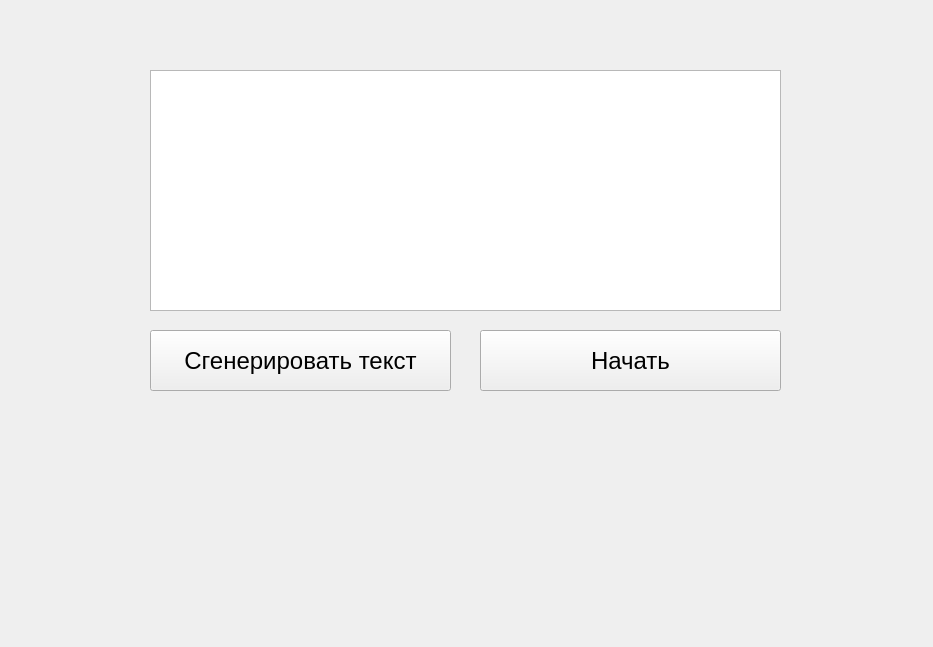
<?xml version="1.0" encoding="UTF-8"?>
<ui version="4.0">
 <class>MainWindow</class>
 <widget class="QMainWindow" name="MainWindow">
  <property name="geometry">
   <rect>
    <x>0</x>
    <y>0</y>
    <width>933</width>
    <height>647</height>
   </rect>
  </property>
  <property name="windowTitle">
   <string>MainWindow</string>
  </property>
  <property name="locale">
   <locale language="Russian" country="Belarus"/>
  </property>
  <widget class="QWidget" name="centralwidget">
   <widget class="QTextEdit" name="textEdit">
    <property name="geometry">
     <rect>
      <x>150</x>
      <y>70</y>
      <width>631</width>
      <height>241</height>
     </rect>
    </property>
    <property name="font">
     <font>
      <pointsize>18</pointsize>
     </font>
    </property>
   </widget>
   <widget class="QPushButton" name="generateText">
    <property name="geometry">
     <rect>
      <x>150</x>
      <y>330</y>
      <width>301</width>
      <height>61</height>
     </rect>
    </property>
    <property name="font">
     <font>
      <pointsize>18</pointsize>
     </font>
    </property>
    <property name="text">
     <string>Сгенерировать текст</string>
    </property>
    <property name="checkable">
     <bool>false</bool>
    </property>
   </widget>
   <widget class="QPushButton" name="startTyping">
    <property name="geometry">
     <rect>
      <x>480</x>
      <y>330</y>
      <width>301</width>
      <height>61</height>
     </rect>
    </property>
    <property name="font">
     <font>
      <pointsize>18</pointsize>
     </font>
    </property>
    <property name="text">
     <string>Начать</string>
    </property>
    <property name="checkable">
     <bool>false</bool>
    </property>
   </widget>
  </widget>
 </widget>
 <resources/>
 <connections/>
</ui>
